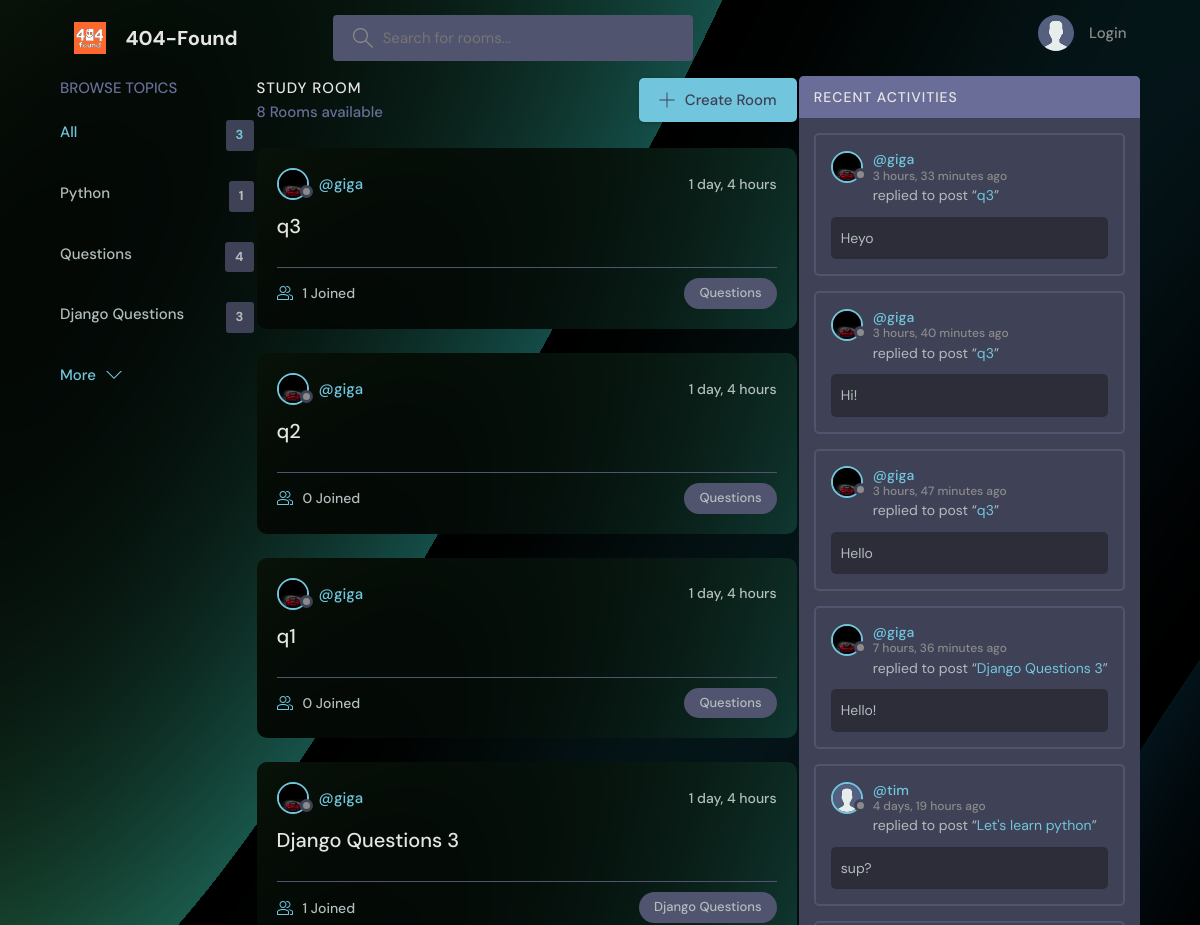
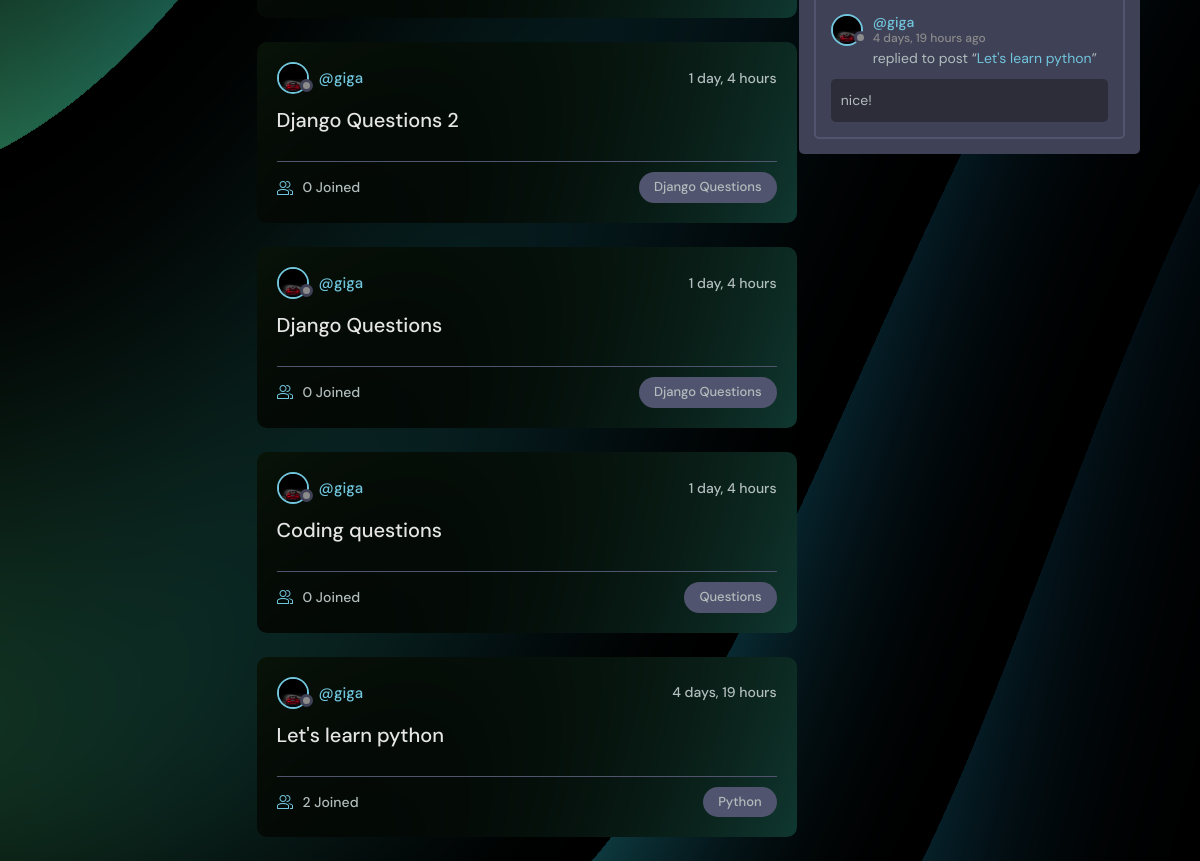
Screenshot of /home_studybuddy with the database file from the repository (2 pictures, top to bottom).
### base/models.py (models this page shows, shortened)
class Topic(models.Model):
    name = models.CharField(max_length=200)

class Room(models.Model):
    host = models.ForeignKey(User, on_delete=models.SET_NULL, null=True)
    topic = models.ForeignKey(Topic, on_delete=models.SET_NULL, null=True)
    name = models.CharField(max_length=200)
    description = models.TextField(null=True, blank=True)
    participants = models.ManyToManyField(User, related_name='participants', blank=True)
    updated = models.DateTimeField(auto_now=True)
    created = models.DateTimeField(auto_now_add=True)
    class Meta:
        ordering = ['-updated', '-created']
    def __str__(self):
        return self.name

class User(AbstractUser):
    name = models.CharField(max_length=200, null=True)
    email = models.EmailField(unique = True, null=True)
    bio = models.TextField(null=True)
    avatar = models.ImageField(null=True, default="avatar.svg")
    USERNAME_FIELD = 'email'
    REQUIRED_FIELDS = []

class Message(models.Model):
    user = models.ForeignKey(User, on_delete=models.CASCADE)
    room = models.ForeignKey(Room, on_delete=models.CASCADE)
    body = models.TextField()
    updated = models.DateTimeField(auto_now=True)
    created = models.DateTimeField(auto_now_add=True)
    class Meta:
        ordering = ['-updated', '-created']

### base/views.py (the view)
# urls.py: path('home_studybuddy', views.home_studybuddy, name="home_studybuddy"),
def home_studybuddy(request):
    q = request.GET.get('q') if request.GET.get('q') !=  None else ''
    rooms = Room.objects.filter(
        Q(topic__name__icontains=q) |
        Q(name__icontains=q) |
        Q(description__icontains=q)
        )
    topics = Topic.objects.all()[0:5]
    room_count = rooms.count()
    room_messages = Message.objects.filter(Q(room__topic__name__icontains=q))
    context = {'rooms': rooms, 'topics':topics, 'room_count':room_count, 'room_messages': room_messages}
    return render(request, 'base/home_studybuddy.html', context)

### base/templates/base/home_studybuddy.html
{% include 'main_home_studybuddy.html' %} {% block content %} {% endblock %}

### base/templates/base/topics_component.html
<div class="topics">
  <div class="topics__header">
    <h2>Browse Topics</h2>
  </div>
  <ul class="topics__list">
    <li>
      <a href="{% url 'home_studybuddy' %}" class="active"
        >All <span>{{topics.count}}</span></a
      >
    </li>
    {% for topic in topics %}
    <li>
      <a href="{% url 'home_studybuddy' %}?q={{topic.name}}"
        >{{topic.name}}<span>{{topic.room_set.all.count}}</span></a
      >
    </li>
    {% endfor %}
  </ul>
  <a class="btn btn--link" href="{% url 'topics' %}">
    More
    <svg
      version="1.1"
      xmlns="http://www.w3.org/2000/svg"
      width="32"
      height="32"
      viewBox="0 0 32 32"
    >
      <title>chevron-down</title>
      <path d="M16 21l-13-13h-3l16 16 16-16h-3l-13 13z"></path>
    </svg>
  </a>
</div>

### base/templates/base/feed_component.html (shortened to what this page needs)
{% for room in rooms %}
<div class="roomListRoom">
  <div class="roomListRoom__header">
    <a
      href="{% url 'user-profile' room.host.id %}"
      class="roomListRoom__author"
    >
      <div class="avatar avatar--small">
        <img src="{{room.host.avatar.url}}" />
      </div>
      <span>@{{room.host.username}}</span>
    </a>
    <div class="roomListRoom__actions">
      <span>{{room.created|timesince}}</span>
    </div>
  </div>
  <div class="roomListRoom__content">
    <a href="{% url 'room' room.id %}">{{room.name}}</a>
  </div>
  <div class="roomListRoom__meta">
    <a href="{% url 'room' room.id %}" class="roomListRoom__joined">
      {{room.participants.all.count}} Joined
    </a>
    <p class="roomListRoom__topic">{{room.topic.name}}</p>
  </div>
</div>
{% endfor %}

### base/templates/base/activity_component.html (shortened to what this page needs)
<div class="activities">
  <div class="activities__header">
    <h2>Recent Activities</h2>
  </div>
  {% for message in room_messages %}
  <div class="activities__box">
    <div class="activities__boxHeader roomListRoom__header">
      <a
        href="{% url 'user-profile' message.user.id %}"
        class="roomListRoom__author"
      >
        <div class="avatar avatar--small">
          <img src="{{message.user.avatar.url}}" />
        </div>
        <p>
          @{{message.user.username}}
          <span>{{message.created|timesince}} ago</span>
        </p>
      </a>
    </div>
    <div class="activities__boxContent">
      <p>
        replied to post “<a href="{% url 'room' message.room.id %}"
          >{{message.room}}</a
        >”
      </p>
      <div class="activities__boxRoomContent">{{message.body}}</div>
    </div>
  </div>
  {% endfor %}
</div>

### rows the page displays
Topic: name "Python", room_set.all.count "1"
Topic: name "Questions", room_set.all.count "4"
Topic: name "Django Questions", room_set.all.count "3"
Room: host.avatar (picture), host.username "giga", created "1 day, 4 hours", name "q3", participants.all.count "1", topic.name "Questions"
Room: host.avatar (picture), host.username "giga", created "1 day, 4 hours", name "q2", participants.all.count "0", topic.name "Questions"
Room: host.avatar (picture), host.username "giga", created "1 day, 4 hours", name "q1", participants.all.count "0", topic.name "Questions"
Room: host.avatar (picture), host.username "giga", created "1 day, 4 hours", name "Django Questions 3", participants.all.count "1", topic.name "Django Questions"
Room: host.avatar (picture), host.username "giga", created "1 day, 4 hours", name "Django Questions 2", participants.all.count "0", topic.name "Django Questions"
Room: host.avatar (picture), host.username "giga", created "1 day, 4 hours", name "Django Questions", participants.all.count "0", topic.name "Django Questions"
Room: host.avatar (picture), host.username "giga", created "1 day, 4 hours", name "Coding questions", participants.all.count "0", topic.name "Questions"
Room: host.avatar (picture), host.username "giga", created "4 days, 19 hours", name "Let's learn python", participants.all.count "2", topic.name "Python"
Message: user.avatar (picture), user.username "giga", created "3 hours, 33 minutes", room "q3", body "Heyo"
Message: user.avatar (picture), user.username "giga", created "3 hours, 40 minutes", room "q3", body "Hi!"
Message: user.avatar (picture), user.username "giga", created "3 hours, 47 minutes", room "q3", body "Hello"
Message: user.avatar (picture), user.username "giga", created "7 hours, 36 minutes", room "Django Questions 3", body "Hello!"
Message: user.avatar (placeholder picture), user.username "tim", created "4 days, 19 hours", room "Let's learn python", body "sup?"
Message: user.avatar (picture), user.username "giga", created "4 days, 19 hours", room "Let's learn python", body "nice!"

### other values shown
{{ topics.count }} "3"
{{ room_count }} "8"
